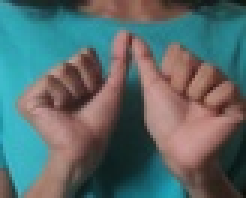
#> input picture dataset/dataset/A/184.jpg, 82 x 66 px, shrunk from 326 x 263 before the run (shown 3 times larger)
$ python -i test_camera.py   (imports and definitions only)
#> lines starting #> are read from the running program, lines starting #| are printed output that depends on the picture
"""
Hand Landmark Feature Extraction Pipeline
==========================================
Production-grade two-hand landmark extractor for Indian Sign Language (ISL)
classification. Extracts normalized, scale-invariant, rotation-robust 126-dim
feature vectors from raw images using MediaPipe Hand Landmarker.

Feature vector layout:
    [0:63]   → Hand 1 (left-most) : 21 landmarks × 3 (x, y, z) — wrist-normalized
    [63:126] → Hand 2 (right-most): 21 landmarks × 3 (x, y, z) — wrist-normalized
    [126]    → label
"""

import os
import logging
import warnings
from pathlib import Path
from typing import Optional

import cv2
import numpy as np
import pandas as pd
from mediapipe import Image, ImageFormat
from mediapipe.tasks import python
from mediapipe.tasks.python import vision

# [1 line not run here, left out]

# ─────────────────────────── Configuration ────────────────────────────────── #

DATASET_PATH  = "dataset"
MODEL_PATH    = "hand_landmarker.task"
OUTPUT_CSV    = "isl_twohand_landmarks.csv"
NUM_HANDS     = 2
NUM_LANDMARKS = 21
FEATURE_DIM   = NUM_HANDS * NUM_LANDMARKS * 3   # 126
MIN_DETECTION_CONFIDENCE = 0.5
MIN_PRESENCE_CONFIDENCE  = 0.5
MIN_TRACKING_CONFIDENCE  = 0.5

SUPPORTED_EXTENSIONS = {".jpg", ".jpeg", ".png", ".bmp", ".webp"}

# ──────────────────────────── Logging Setup ────────────────────────────────── #

# [5 lines not run here, left out]
logger = logging.getLogger(__name__)


# ──────────────────────────── Detector Setup ──────────────────────────────── #

# [80 lines left out: functions build_detector, _normalize_hand, extract_feature_vector, not called in this run]


# ──────────────────────────── Image Utilities ─────────────────────────────── #

def load_image_as_mp(img_path: str) -> Optional[Image]:
    """
    Read an image from disk and convert it to a MediaPipe Image.
    Applies mild CLAHE contrast enhancement to improve detection in
    dark / washed-out images.

    Returns None if the image cannot be read.
    """
#> called with img_path = '../dataset/dataset/A/184.jpg'
    frame = cv2.imread(img_path)
#> frame is the input picture: shape (66, 82, 3); mean B, G, R 106.6, 106.6, 88.7
    if frame is None:
        logger.warning(f"Cannot read image: {img_path}")
        return None

    # CLAHE on L-channel for better detection in tricky lighting conditions
    lab      = cv2.cvtColor(frame, cv2.COLOR_BGR2LAB)
#> lab: shape (66, 82, 3); mean of channels 0, 1, 2 112.7, 125.1, 127.8
    l, a, b  = cv2.split(lab)
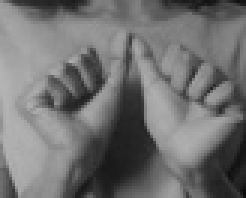
#> l: shape (66, 82) (shown 3 times larger); min 9, max 180, mean 112.7
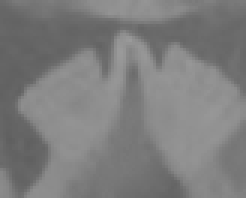
#> a: shape (66, 82) (shown 3 times larger); min 95, max 154, mean 125.1
    clahe    = cv2.createCLAHE(clipLimit=2.0, tileGridSize=(8, 8))
    lab      = cv2.merge([clahe.apply(l), a, b])
#> lab: shape (66, 82, 3); mean of channels 0, 1, 2 133.8, 125.1, 127.8
    frame    = cv2.cvtColor(lab, cv2.COLOR_LAB2BGR)
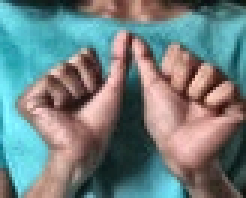
#> frame: shape (66, 82, 3) (shown 3 times larger); mean B, G, R 128.3, 128.5, 112.7

    rgb = cv2.cvtColor(frame, cv2.COLOR_BGR2RGB)
#> (the run stopped early here; a loop or call above may not have finished)

$ run again, on dataset/dataset/B/200.jpg
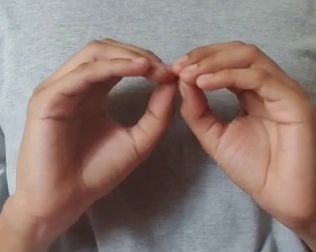
#> input picture dataset/dataset/B/200.jpg, 316 x 252 px
#> in load_image_as_mp, frame is the input picture: shape (252, 316, 3); mean B, G, R 115.5, 122.1, 142.6
#> in load_image_as_mp, `l, a, b  = cv2.split(lab)`:
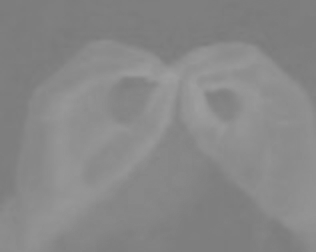
#> a: shape (252, 316); min 123, max 159, mean 135.6
#> in load_image_as_mp, `frame    = cv2.cvtColor(lab, cv2.COLOR_LAB2BGR)`:
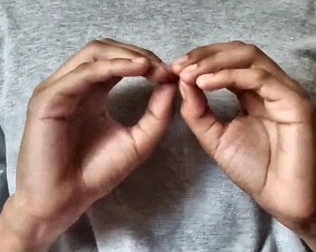
#> frame: shape (252, 316, 3); mean B, G, R 122.4, 129, 149.5

$ run again, on dataset/dataset/B/39.jpg
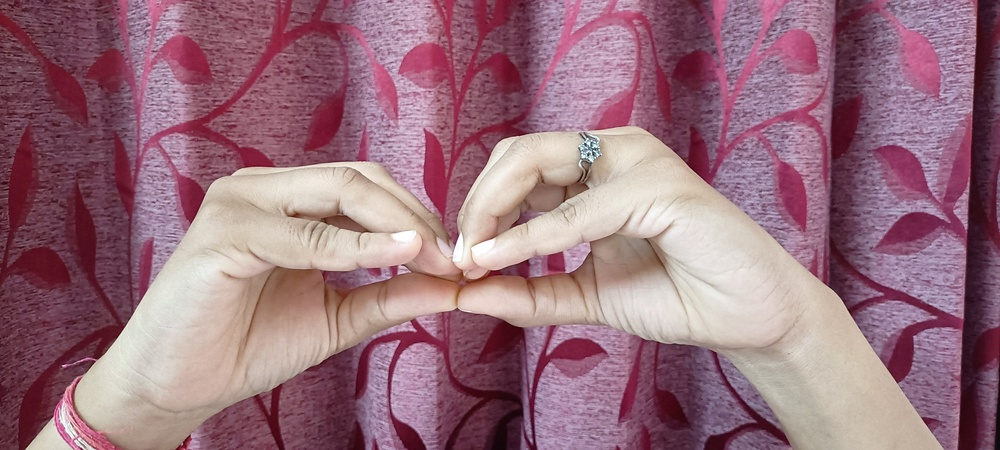
#> input picture dataset/dataset/B/39.jpg, 1000 x 450 px, shrunk from 4000 x 1800 before the run
#> in load_image_as_mp, frame is the input picture: shape (450, 1000, 3); mean B, G, R 125.1, 112.6, 152.9
#> in load_image_as_mp, `l, a, b  = cv2.split(lab)`:
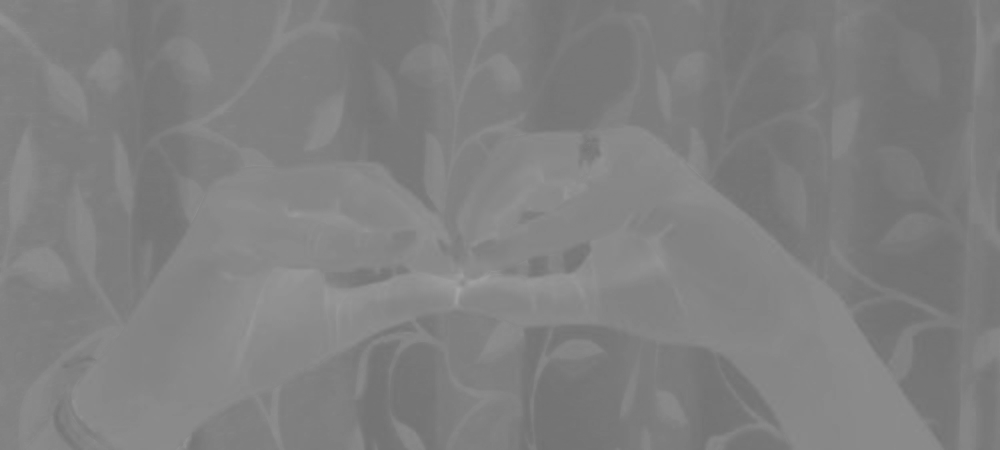
#> b: shape (450, 1000); min 112, max 164, mean 128.1
#> in load_image_as_mp, `frame    = cv2.cvtColor(lab, cv2.COLOR_LAB2BGR)`:
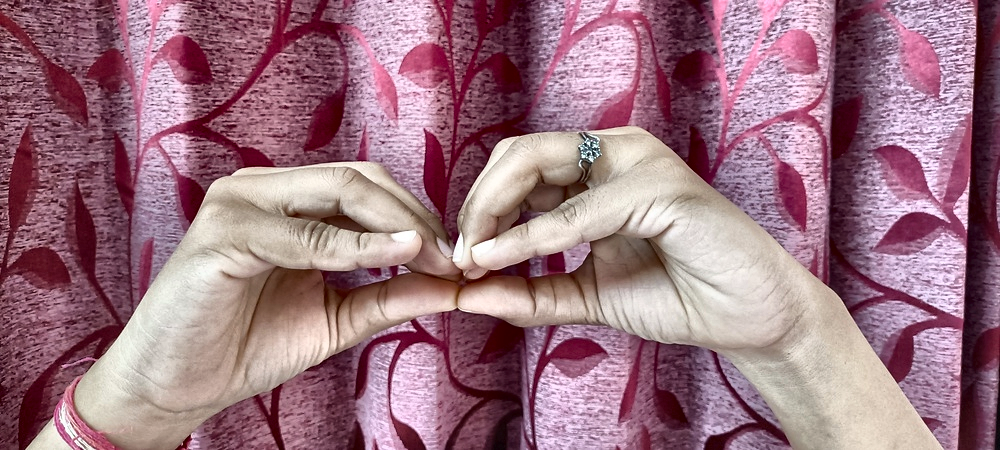
#> frame: shape (450, 1000, 3); mean B, G, R 129.2, 116.4, 156.4

$ run again, on dataset/dataset/C/436.jpg
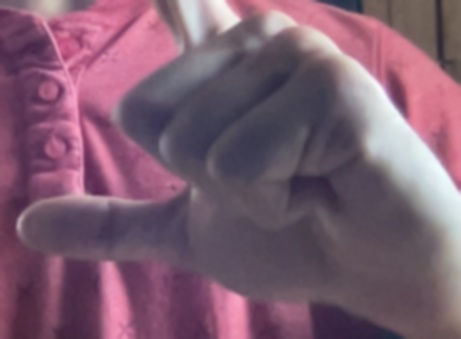
#> input picture dataset/dataset/C/436.jpg, 461 x 339 px
#> in load_image_as_mp, frame is the input picture: shape (339, 461, 3); mean B, G, R 112, 93.3, 125.5
#> in load_image_as_mp, `l, a, b  = cv2.split(lab)`:
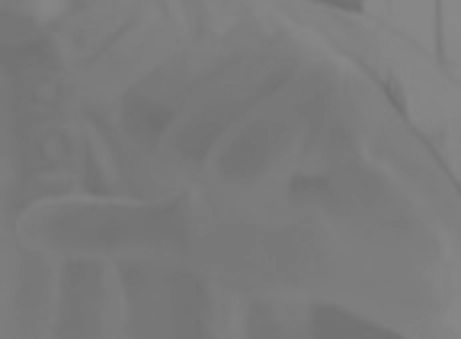
#> b: shape (339, 461); min 111, max 137, mean 122.8
#> in load_image_as_mp, `frame    = cv2.cvtColor(lab, cv2.COLOR_LAB2BGR)`:
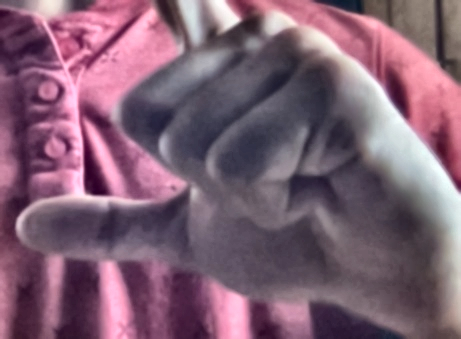
#> frame: shape (339, 461, 3); mean B, G, R 115.3, 96.6, 128.4
